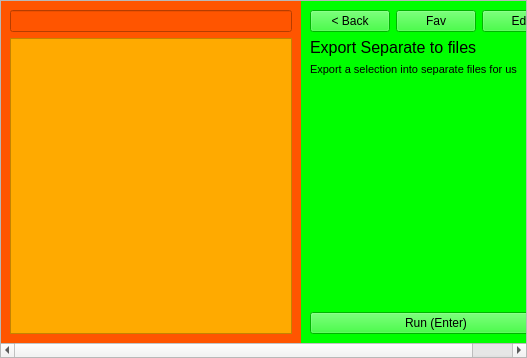
<?xml version="1.0" encoding="UTF-8"?>
<ui version="4.0">
 <class>Form</class>
 <widget class="QWidget" name="Form">
  <property name="geometry">
   <rect>
    <x>0</x>
    <y>0</y>
    <width>527</width>
    <height>358</height>
   </rect>
  </property>
  <property name="windowTitle">
   <string>Form</string>
  </property>
  <layout class="QGridLayout" name="gridLayout">
   <property name="leftMargin">
    <number>0</number>
   </property>
   <property name="topMargin">
    <number>0</number>
   </property>
   <property name="rightMargin">
    <number>0</number>
   </property>
   <property name="bottomMargin">
    <number>0</number>
   </property>
   <item row="0" column="0">
    <widget class="QScrollArea" name="scrollArea">
     <property name="widgetResizable">
      <bool>true</bool>
     </property>
     <widget class="QWidget" name="scrollAreaWidgetContents">
      <property name="geometry">
       <rect>
        <x>0</x>
        <y>0</y>
        <width>563</width>
        <height>339</height>
       </rect>
      </property>
      <layout class="QHBoxLayout" name="horizontalLayout_2">
       <property name="spacing">
        <number>0</number>
       </property>
       <property name="leftMargin">
        <number>0</number>
       </property>
       <property name="topMargin">
        <number>0</number>
       </property>
       <property name="rightMargin">
        <number>0</number>
       </property>
       <property name="bottomMargin">
        <number>0</number>
       </property>
       <item>
        <widget class="QFrame" name="frame">
         <property name="minimumSize">
          <size>
           <width>300</width>
           <height>0</height>
          </size>
         </property>
         <property name="styleSheet">
          <string notr="true">background-color: rgb(255, 85, 0);</string>
         </property>
         <property name="frameShape">
          <enum>QFrame::NoFrame</enum>
         </property>
         <property name="frameShadow">
          <enum>QFrame::Raised</enum>
         </property>
         <layout class="QVBoxLayout" name="verticalLayout">
          <item>
           <widget class="QLineEdit" name="lineEdit"/>
          </item>
          <item>
           <widget class="QListWidget" name="listWidget">
            <property name="styleSheet">
             <string notr="true">background-color: rgb(255, 170, 0);</string>
            </property>
           </widget>
          </item>
         </layout>
        </widget>
       </item>
       <item>
        <widget class="QFrame" name="frame_2">
         <property name="styleSheet">
          <string notr="true">background-color: rgb(0, 255, 0);</string>
         </property>
         <property name="frameShape">
          <enum>QFrame::NoFrame</enum>
         </property>
         <property name="frameShadow">
          <enum>QFrame::Plain</enum>
         </property>
         <layout class="QVBoxLayout" name="verticalLayout_2">
          <item>
           <layout class="QHBoxLayout" name="horizontalLayout">
            <item>
             <widget class="QPushButton" name="pushButton_3">
              <property name="text">
               <string>&lt; Back</string>
              </property>
             </widget>
            </item>
            <item>
             <widget class="QPushButton" name="pushButton_4">
              <property name="text">
               <string>Fav</string>
              </property>
             </widget>
            </item>
            <item>
             <widget class="QPushButton" name="pushButton_5">
              <property name="text">
               <string>Edit</string>
              </property>
             </widget>
            </item>
            <item>
             <spacer name="horizontalSpacer">
              <property name="orientation">
               <enum>Qt::Horizontal</enum>
              </property>
              <property name="sizeHint" stdset="0">
               <size>
                <width>40</width>
                <height>20</height>
               </size>
              </property>
             </spacer>
            </item>
           </layout>
          </item>
          <item>
           <widget class="QLabel" name="label">
            <property name="font">
             <font>
              <pointsize>12</pointsize>
             </font>
            </property>
            <property name="text">
             <string>Export Separate to files</string>
            </property>
           </widget>
          </item>
          <item>
           <widget class="QLabel" name="label_2">
            <property name="font">
             <font>
              <pointsize>8</pointsize>
             </font>
            </property>
            <property name="text">
             <string>Export a selection into separate files for us</string>
            </property>
           </widget>
          </item>
          <item>
           <spacer name="verticalSpacer">
            <property name="orientation">
             <enum>Qt::Vertical</enum>
            </property>
            <property name="sizeHint" stdset="0">
             <size>
              <width>20</width>
              <height>40</height>
             </size>
            </property>
           </spacer>
          </item>
          <item>
           <widget class="QPushButton" name="pushButton_6">
            <property name="text">
             <string>Run (Enter)</string>
            </property>
           </widget>
          </item>
         </layout>
        </widget>
       </item>
      </layout>
     </widget>
    </widget>
   </item>
  </layout>
 </widget>
 <resources/>
 <connections/>
</ui>
